Frame 1 (no input): blank canvas, image omitted
Frame 60 (the mouse pressed at the canvas centre just before this capture): blank canvas, image omitted
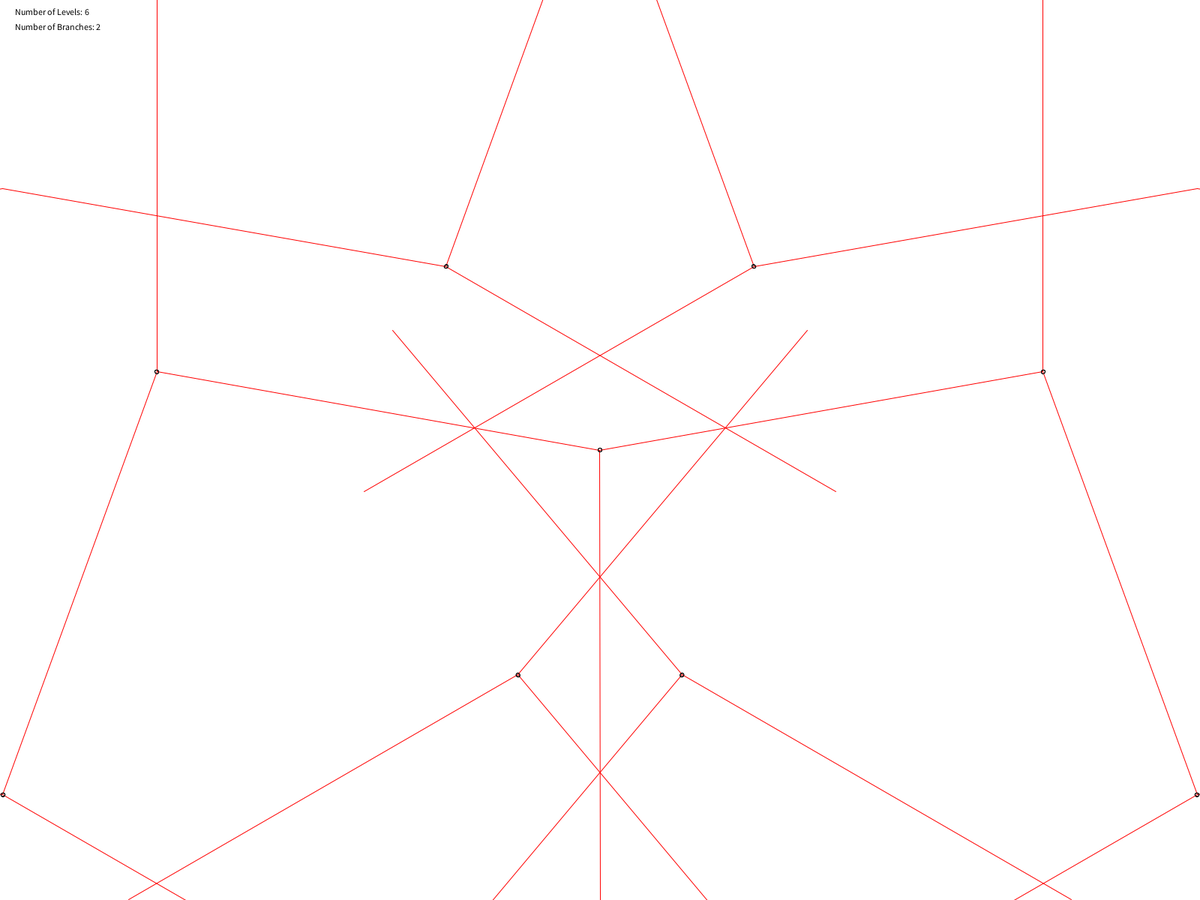
Frame 120 (the mouse held since frame 60 and released just before this capture)

The Processing sketch whose frames 1 and 60 were blank and that drew this single picture after the mouse press (run headless with seeded random() and noise(); from frame 60 on, the mouse is pressed at the canvas centre):

// Processing sketch: combiningTransforms_sequencingTranslateRotate04
// ── combiningTransforms_sequencingTranslateRotate04.pde
int numOfLevels = 6;
int numOfBranches = 2;

void setup() {
  fullScreen();
}



void draw() {
  background(255);

  
  translate(width/2, height); //move origin to center
  
  rotate(radians(-90));
  drawLine(mouseX, mouseY, false, numOfLevels, numOfBranches);

  
  
  
  resetMatrix();
  fill(0);
  text("Number of Levels: " + numOfLevels, 20, 20);
  if (numOfBranches == 9) {
    text("Number of Branches: " + "MAX", 20, 40);
  } else {
    text("Number of Branches: " + numOfBranches, 20, 40);
  }
  
}


void drawLine(float angle, float len, boolean showOrigin, int limit, int branches) {
   if (limit < 1) return;
   //return means exit the function
   
   
    //strokeWeight(tailThickness);
    stroke(255, 0, 0);
    line(0, 0, len, 0); //another line, length2
    //tailThickness--;
    
    if (showOrigin) {
      stroke(0);
      noFill();
      ellipse(0, 0, 5, 5);
    }
    
  if (mousePressed == true) {
    showOrigin = true;
  } else {
    showOrigin = false;
  }
  
  if (keyPressed) {
    if (key == ' ') {
      background(0);
      stroke(255);
    }
  }

    translate(len, 0);
    //recursion
    
    for (int i = 0; i < branches; i++) {
      
      float a = map(i, 0, branches-1, -angle, angle);
      rotate(radians(a));
      drawLine(angle, len, showOrigin, limit-1, branches);
      rotate(-radians(a));
    }

    
    //rotate(-abs(radians(angle)));
    //drawLine(-angle, len, showOrigin, limit-1, branches);
    //rotate(abs(radians(angle)));
    
    translate(-len, 0);


}

void keyPressed() {
  if (key == '2') {
    numOfBranches = 2;
  } else if (key == '3') {
    numOfBranches = 3;
  } else if (key == '4') {
    numOfBranches = 4;
  } else if (key == '5') {
    numOfBranches = 5;
  } else if (key == '6') {
    numOfBranches = 6;
  } else if (key == '7') {
    numOfBranches = 7;
  } else if (key == '8') {
    numOfBranches = 8;
  } else if (key == '9') {
    numOfBranches = 9;
  } else if (key == '0') {
    numOfBranches = 0;
  }
}
